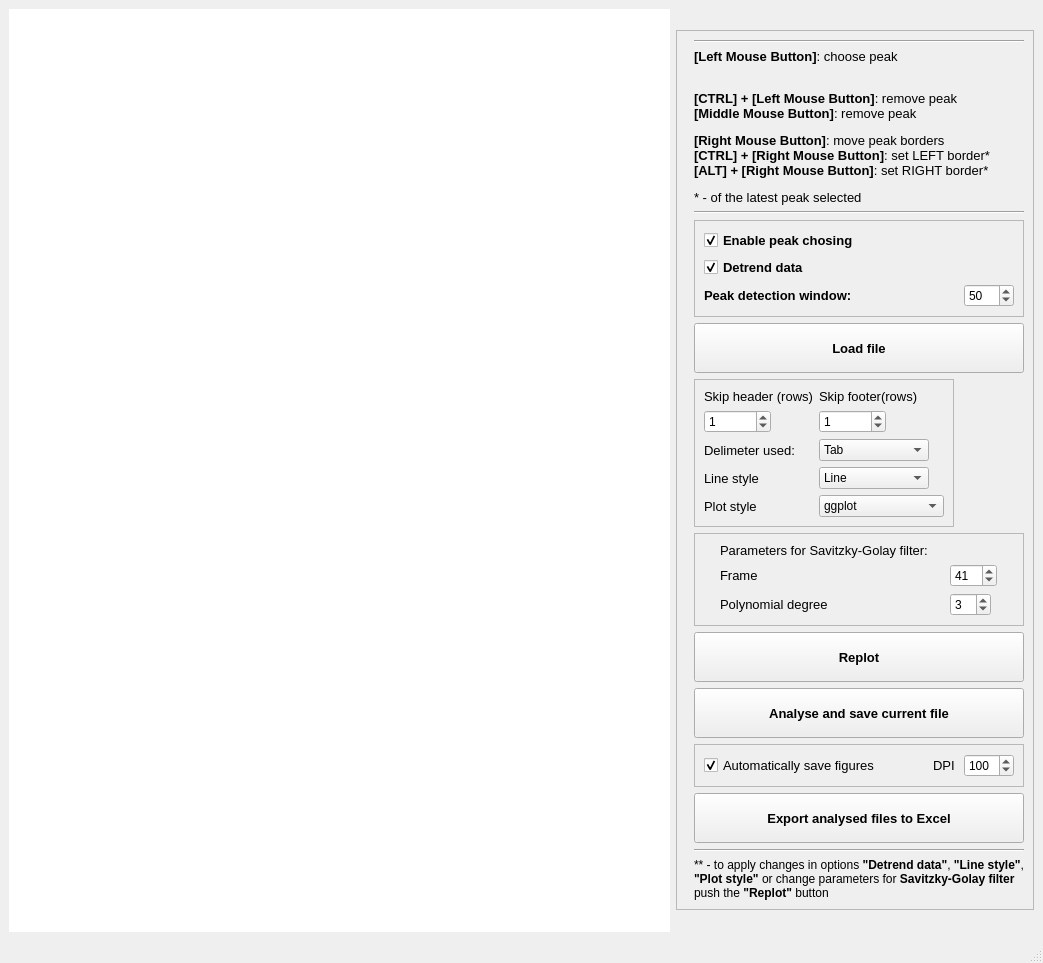
<?xml version="1.0" encoding="UTF-8"?>
<ui version="4.0">
 <class>MainWindow</class>
 <widget class="QMainWindow" name="MainWindow">
  <property name="geometry">
   <rect>
    <x>0</x>
    <y>0</y>
    <width>1043</width>
    <height>963</height>
   </rect>
  </property>
  <property name="sizePolicy">
   <sizepolicy hsizetype="Maximum" vsizetype="Maximum">
    <horstretch>0</horstretch>
    <verstretch>0</verstretch>
   </sizepolicy>
  </property>
  <property name="windowTitle">
   <string>Extrema Picker (C) A.Salykin</string>
  </property>
  <widget class="QWidget" name="centralwidget">
   <layout class="QGridLayout" name="gridLayout">
    <item row="0" column="0">
     <widget class="QWidget" name="CanvasWidget" native="true">
      <property name="sizePolicy">
       <sizepolicy hsizetype="Expanding" vsizetype="Expanding">
        <horstretch>0</horstretch>
        <verstretch>0</verstretch>
       </sizepolicy>
      </property>
      <property name="palette">
       <palette>
        <active>
         <colorrole role="WindowText">
          <brush brushstyle="SolidPattern">
           <color alpha="255">
            <red>0</red>
            <green>0</green>
            <blue>0</blue>
           </color>
          </brush>
         </colorrole>
         <colorrole role="Button">
          <brush brushstyle="SolidPattern">
           <color alpha="255">
            <red>255</red>
            <green>255</green>
            <blue>255</blue>
           </color>
          </brush>
         </colorrole>
         <colorrole role="Light">
          <brush brushstyle="SolidPattern">
           <color alpha="255">
            <red>255</red>
            <green>255</green>
            <blue>255</blue>
           </color>
          </brush>
         </colorrole>
         <colorrole role="Midlight">
          <brush brushstyle="SolidPattern">
           <color alpha="255">
            <red>255</red>
            <green>255</green>
            <blue>255</blue>
           </color>
          </brush>
         </colorrole>
         <colorrole role="Dark">
          <brush brushstyle="SolidPattern">
           <color alpha="255">
            <red>127</red>
            <green>127</green>
            <blue>127</blue>
           </color>
          </brush>
         </colorrole>
         <colorrole role="Mid">
          <brush brushstyle="SolidPattern">
           <color alpha="255">
            <red>170</red>
            <green>170</green>
            <blue>170</blue>
           </color>
          </brush>
         </colorrole>
         <colorrole role="Text">
          <brush brushstyle="SolidPattern">
           <color alpha="255">
            <red>0</red>
            <green>0</green>
            <blue>0</blue>
           </color>
          </brush>
         </colorrole>
         <colorrole role="BrightText">
          <brush brushstyle="SolidPattern">
           <color alpha="255">
            <red>255</red>
            <green>255</green>
            <blue>255</blue>
           </color>
          </brush>
         </colorrole>
         <colorrole role="ButtonText">
          <brush brushstyle="SolidPattern">
           <color alpha="255">
            <red>0</red>
            <green>0</green>
            <blue>0</blue>
           </color>
          </brush>
         </colorrole>
         <colorrole role="Base">
          <brush brushstyle="SolidPattern">
           <color alpha="255">
            <red>255</red>
            <green>255</green>
            <blue>255</blue>
           </color>
          </brush>
         </colorrole>
         <colorrole role="Window">
          <brush brushstyle="SolidPattern">
           <color alpha="255">
            <red>255</red>
            <green>255</green>
            <blue>255</blue>
           </color>
          </brush>
         </colorrole>
         <colorrole role="Shadow">
          <brush brushstyle="SolidPattern">
           <color alpha="255">
            <red>0</red>
            <green>0</green>
            <blue>0</blue>
           </color>
          </brush>
         </colorrole>
         <colorrole role="AlternateBase">
          <brush brushstyle="SolidPattern">
           <color alpha="255">
            <red>255</red>
            <green>255</green>
            <blue>255</blue>
           </color>
          </brush>
         </colorrole>
         <colorrole role="ToolTipBase">
          <brush brushstyle="SolidPattern">
           <color alpha="255">
            <red>255</red>
            <green>255</green>
            <blue>220</blue>
           </color>
          </brush>
         </colorrole>
         <colorrole role="ToolTipText">
          <brush brushstyle="SolidPattern">
           <color alpha="255">
            <red>0</red>
            <green>0</green>
            <blue>0</blue>
           </color>
          </brush>
         </colorrole>
        </active>
        <inactive>
         <colorrole role="WindowText">
          <brush brushstyle="SolidPattern">
           <color alpha="255">
            <red>0</red>
            <green>0</green>
            <blue>0</blue>
           </color>
          </brush>
         </colorrole>
         <colorrole role="Button">
          <brush brushstyle="SolidPattern">
           <color alpha="255">
            <red>255</red>
            <green>255</green>
            <blue>255</blue>
           </color>
          </brush>
         </colorrole>
         <colorrole role="Light">
          <brush brushstyle="SolidPattern">
           <color alpha="255">
            <red>255</red>
            <green>255</green>
            <blue>255</blue>
           </color>
          </brush>
         </colorrole>
         <colorrole role="Midlight">
          <brush brushstyle="SolidPattern">
           <color alpha="255">
            <red>255</red>
            <green>255</green>
            <blue>255</blue>
           </color>
          </brush>
         </colorrole>
         <colorrole role="Dark">
          <brush brushstyle="SolidPattern">
           <color alpha="255">
            <red>127</red>
            <green>127</green>
            <blue>127</blue>
           </color>
          </brush>
         </colorrole>
         <colorrole role="Mid">
          <brush brushstyle="SolidPattern">
           <color alpha="255">
            <red>170</red>
            <green>170</green>
            <blue>170</blue>
           </color>
          </brush>
         </colorrole>
         <colorrole role="Text">
          <brush brushstyle="SolidPattern">
           <color alpha="255">
            <red>0</red>
            <green>0</green>
            <blue>0</blue>
           </color>
          </brush>
         </colorrole>
         <colorrole role="BrightText">
          <brush brushstyle="SolidPattern">
           <color alpha="255">
            <red>255</red>
            <green>255</green>
            <blue>255</blue>
           </color>
          </brush>
         </colorrole>
         <colorrole role="ButtonText">
          <brush brushstyle="SolidPattern">
           <color alpha="255">
            <red>0</red>
            <green>0</green>
            <blue>0</blue>
           </color>
          </brush>
         </colorrole>
         <colorrole role="Base">
          <brush brushstyle="SolidPattern">
           <color alpha="255">
            <red>255</red>
            <green>255</green>
            <blue>255</blue>
           </color>
          </brush>
         </colorrole>
         <colorrole role="Window">
          <brush brushstyle="SolidPattern">
           <color alpha="255">
            <red>255</red>
            <green>255</green>
            <blue>255</blue>
           </color>
          </brush>
         </colorrole>
         <colorrole role="Shadow">
          <brush brushstyle="SolidPattern">
           <color alpha="255">
            <red>0</red>
            <green>0</green>
            <blue>0</blue>
           </color>
          </brush>
         </colorrole>
         <colorrole role="AlternateBase">
          <brush brushstyle="SolidPattern">
           <color alpha="255">
            <red>255</red>
            <green>255</green>
            <blue>255</blue>
           </color>
          </brush>
         </colorrole>
         <colorrole role="ToolTipBase">
          <brush brushstyle="SolidPattern">
           <color alpha="255">
            <red>255</red>
            <green>255</green>
            <blue>220</blue>
           </color>
          </brush>
         </colorrole>
         <colorrole role="ToolTipText">
          <brush brushstyle="SolidPattern">
           <color alpha="255">
            <red>0</red>
            <green>0</green>
            <blue>0</blue>
           </color>
          </brush>
         </colorrole>
        </inactive>
        <disabled>
         <colorrole role="WindowText">
          <brush brushstyle="SolidPattern">
           <color alpha="255">
            <red>127</red>
            <green>127</green>
            <blue>127</blue>
           </color>
          </brush>
         </colorrole>
         <colorrole role="Button">
          <brush brushstyle="SolidPattern">
           <color alpha="255">
            <red>255</red>
            <green>255</green>
            <blue>255</blue>
           </color>
          </brush>
         </colorrole>
         <colorrole role="Light">
          <brush brushstyle="SolidPattern">
           <color alpha="255">
            <red>255</red>
            <green>255</green>
            <blue>255</blue>
           </color>
          </brush>
         </colorrole>
         <colorrole role="Midlight">
          <brush brushstyle="SolidPattern">
           <color alpha="255">
            <red>255</red>
            <green>255</green>
            <blue>255</blue>
           </color>
          </brush>
         </colorrole>
         <colorrole role="Dark">
          <brush brushstyle="SolidPattern">
           <color alpha="255">
            <red>127</red>
            <green>127</green>
            <blue>127</blue>
           </color>
          </brush>
         </colorrole>
         <colorrole role="Mid">
          <brush brushstyle="SolidPattern">
           <color alpha="255">
            <red>170</red>
            <green>170</green>
            <blue>170</blue>
           </color>
          </brush>
         </colorrole>
         <colorrole role="Text">
          <brush brushstyle="SolidPattern">
           <color alpha="255">
            <red>127</red>
            <green>127</green>
            <blue>127</blue>
           </color>
          </brush>
         </colorrole>
         <colorrole role="BrightText">
          <brush brushstyle="SolidPattern">
           <color alpha="255">
            <red>255</red>
            <green>255</green>
            <blue>255</blue>
           </color>
          </brush>
         </colorrole>
         <colorrole role="ButtonText">
          <brush brushstyle="SolidPattern">
           <color alpha="255">
            <red>127</red>
            <green>127</green>
            <blue>127</blue>
           </color>
          </brush>
         </colorrole>
         <colorrole role="Base">
          <brush brushstyle="SolidPattern">
           <color alpha="255">
            <red>255</red>
            <green>255</green>
            <blue>255</blue>
           </color>
          </brush>
         </colorrole>
         <colorrole role="Window">
          <brush brushstyle="SolidPattern">
           <color alpha="255">
            <red>255</red>
            <green>255</green>
            <blue>255</blue>
           </color>
          </brush>
         </colorrole>
         <colorrole role="Shadow">
          <brush brushstyle="SolidPattern">
           <color alpha="255">
            <red>0</red>
            <green>0</green>
            <blue>0</blue>
           </color>
          </brush>
         </colorrole>
         <colorrole role="AlternateBase">
          <brush brushstyle="SolidPattern">
           <color alpha="255">
            <red>255</red>
            <green>255</green>
            <blue>255</blue>
           </color>
          </brush>
         </colorrole>
         <colorrole role="ToolTipBase">
          <brush brushstyle="SolidPattern">
           <color alpha="255">
            <red>255</red>
            <green>255</green>
            <blue>220</blue>
           </color>
          </brush>
         </colorrole>
         <colorrole role="ToolTipText">
          <brush brushstyle="SolidPattern">
           <color alpha="255">
            <red>0</red>
            <green>0</green>
            <blue>0</blue>
           </color>
          </brush>
         </colorrole>
        </disabled>
       </palette>
      </property>
      <property name="autoFillBackground">
       <bool>true</bool>
      </property>
      <layout class="QVBoxLayout" name="CanvasLayout"/>
     </widget>
    </item>
    <item row="0" column="1">
     <widget class="QFrame" name="BoxDelimeters">
      <property name="sizePolicy">
       <sizepolicy hsizetype="Fixed" vsizetype="Fixed">
        <horstretch>0</horstretch>
        <verstretch>0</verstretch>
       </sizepolicy>
      </property>
      <property name="layoutDirection">
       <enum>Qt::LeftToRight</enum>
      </property>
      <property name="frameShape">
       <enum>QFrame::StyledPanel</enum>
      </property>
      <property name="frameShadow">
       <enum>QFrame::Raised</enum>
      </property>
      <property name="midLineWidth">
       <number>4</number>
      </property>
      <layout class="QVBoxLayout" name="verticalLayout">
       <property name="leftMargin">
        <number>17</number>
       </property>
       <item>
        <widget class="Line" name="line_2">
         <property name="orientation">
          <enum>Qt::Horizontal</enum>
         </property>
        </widget>
       </item>
       <item>
        <widget class="QLabel" name="label_11">
         <property name="text">
          <string>&lt;html&gt;&lt;head/&gt;&lt;body&gt;&lt;p&gt;&lt;span style=&quot; font-size:10pt; font-weight:600;&quot;&gt;[Left Mouse Button]&lt;/span&gt;&lt;span style=&quot; font-size:10pt;&quot;&gt;: choose peak&lt;/span&gt;&lt;/p&gt;&lt;p&gt;&lt;span style=&quot; font-size:10pt;&quot;&gt;&lt;br/&gt;&lt;/span&gt;&lt;span style=&quot; font-size:10pt; font-weight:600;&quot;&gt;[CTRL] + [Left Mouse Button]&lt;/span&gt;&lt;span style=&quot; font-size:10pt;&quot;&gt;: remove peak&lt;br/&gt;&lt;/span&gt;&lt;span style=&quot; font-size:10pt; font-weight:600;&quot;&gt;[Middle Mouse Button]&lt;/span&gt;&lt;span style=&quot; font-size:10pt;&quot;&gt;: remove peak&lt;/span&gt;&lt;/p&gt;&lt;p&gt;&lt;span style=&quot; font-size:10pt; font-weight:600;&quot;&gt;[Right Mouse Button]&lt;/span&gt;&lt;span style=&quot; font-size:10pt;&quot;&gt;: move peak borders&lt;br/&gt;&lt;/span&gt;&lt;span style=&quot; font-size:10pt; font-weight:600;&quot;&gt;[CTRL] + [Right Mouse Button]&lt;/span&gt;&lt;span style=&quot; font-size:10pt;&quot;&gt;: set LEFT border*&lt;br/&gt;&lt;/span&gt;&lt;span style=&quot; font-size:10pt; font-weight:600;&quot;&gt;[ALT] + [Right Mouse Button]&lt;/span&gt;&lt;span style=&quot; font-size:10pt;&quot;&gt;: set RIGHT border*&lt;/span&gt;&lt;/p&gt;&lt;p&gt;&lt;span style=&quot; font-size:10pt;&quot;&gt;* - of the latest peak selected&lt;/span&gt;&lt;/p&gt;&lt;/body&gt;&lt;/html&gt;</string>
         </property>
        </widget>
       </item>
       <item>
        <widget class="Line" name="line">
         <property name="orientation">
          <enum>Qt::Horizontal</enum>
         </property>
        </widget>
       </item>
       <item>
        <widget class="QFrame" name="frame_3">
         <property name="frameShape">
          <enum>QFrame::StyledPanel</enum>
         </property>
         <property name="frameShadow">
          <enum>QFrame::Raised</enum>
         </property>
         <layout class="QGridLayout" name="gridLayout_5">
          <item row="3" column="1">
           <widget class="QSpinBox" name="BoxPeakDetectionWindow">
            <property name="maximumSize">
             <size>
              <width>50</width>
              <height>16777215</height>
             </size>
            </property>
            <property name="toolTip">
             <string>&lt;html&gt;&lt;head/&gt;&lt;body&gt;&lt;p&gt;Window of indeces within which (+/-) the extrema location will be searched from the mouse click location&lt;/p&gt;&lt;/body&gt;&lt;/html&gt;</string>
            </property>
            <property name="maximum">
             <number>1000</number>
            </property>
            <property name="singleStep">
             <number>5</number>
            </property>
            <property name="value">
             <number>50</number>
            </property>
           </widget>
          </item>
          <item row="3" column="0">
           <widget class="QLabel" name="labelPeakDetectionWindow">
            <property name="font">
             <font>
              <pointsize>10</pointsize>
              <weight>75</weight>
              <bold>true</bold>
             </font>
            </property>
            <property name="toolTip">
             <string>&lt;html&gt;&lt;head/&gt;&lt;body&gt;&lt;p&gt;Window of indeces within which (+/-) the extrema location will be searched from the mouse click location&lt;/p&gt;&lt;/body&gt;&lt;/html&gt;</string>
            </property>
            <property name="text">
             <string>&lt;html&gt;&lt;head/&gt;&lt;body&gt;&lt;p&gt;Peak detection window:&lt;/p&gt;&lt;/body&gt;&lt;/html&gt;</string>
            </property>
            <property name="scaledContents">
             <bool>true</bool>
            </property>
           </widget>
          </item>
          <item row="0" column="0" rowspan="2">
           <widget class="QCheckBox" name="chbxDotPickEnable">
            <property name="minimumSize">
             <size>
              <width>0</width>
              <height>0</height>
             </size>
            </property>
            <property name="font">
             <font>
              <pointsize>10</pointsize>
              <weight>75</weight>
              <bold>true</bold>
             </font>
            </property>
            <property name="toolTip">
             <string>&lt;html&gt;&lt;head/&gt;&lt;body&gt;&lt;p&gt;If toggled, lower plot is clickable and extrema can be found&lt;/p&gt;&lt;/body&gt;&lt;/html&gt;</string>
            </property>
            <property name="text">
             <string>Enable peak chosing</string>
            </property>
            <property name="iconSize">
             <size>
              <width>20</width>
              <height>20</height>
             </size>
            </property>
            <property name="checked">
             <bool>true</bool>
            </property>
            <property name="tristate">
             <bool>false</bool>
            </property>
           </widget>
          </item>
          <item row="2" column="0">
           <widget class="QCheckBox" name="chbxDetrendData">
            <property name="enabled">
             <bool>true</bool>
            </property>
            <property name="font">
             <font>
              <pointsize>10</pointsize>
              <weight>75</weight>
              <bold>true</bold>
             </font>
            </property>
            <property name="text">
             <string>Detrend data</string>
            </property>
            <property name="checked">
             <bool>true</bool>
            </property>
           </widget>
          </item>
         </layout>
        </widget>
       </item>
       <item>
        <widget class="QPushButton" name="BtnLoadFile">
         <property name="minimumSize">
          <size>
           <width>0</width>
           <height>50</height>
          </size>
         </property>
         <property name="font">
          <font>
           <pointsize>10</pointsize>
           <weight>75</weight>
           <bold>true</bold>
          </font>
         </property>
         <property name="cursor">
          <cursorShape>PointingHandCursor</cursorShape>
         </property>
         <property name="text">
          <string>Load file</string>
         </property>
        </widget>
       </item>
       <item>
        <widget class="QFrame" name="SettingFrame">
         <property name="sizePolicy">
          <sizepolicy hsizetype="Fixed" vsizetype="Expanding">
           <horstretch>0</horstretch>
           <verstretch>0</verstretch>
          </sizepolicy>
         </property>
         <property name="frameShape">
          <enum>QFrame::StyledPanel</enum>
         </property>
         <property name="frameShadow">
          <enum>QFrame::Raised</enum>
         </property>
         <layout class="QGridLayout" name="gridLayout_2">
          <item row="7" column="2">
           <widget class="QComboBox" name="BoxPlotCustomStyle">
            <property name="maximumSize">
             <size>
              <width>110</width>
              <height>16777215</height>
             </size>
            </property>
            <item>
             <property name="text">
              <string>Line</string>
             </property>
            </item>
            <item>
             <property name="text">
              <string>Line &amp; small markers</string>
             </property>
            </item>
            <item>
             <property name="text">
              <string>Line &amp; big markers</string>
             </property>
            </item>
            <item>
             <property name="text">
              <string>Small markers</string>
             </property>
            </item>
            <item>
             <property name="text">
              <string>Big markers</string>
             </property>
            </item>
           </widget>
          </item>
          <item row="6" column="1">
           <widget class="QLabel" name="label_9">
            <property name="font">
             <font>
              <pointsize>10</pointsize>
             </font>
            </property>
            <property name="text">
             <string>Delimeter used:</string>
            </property>
           </widget>
          </item>
          <item row="8" column="1">
           <widget class="QLabel" name="label_7">
            <property name="font">
             <font>
              <pointsize>10</pointsize>
             </font>
            </property>
            <property name="text">
             <string>Plot style</string>
            </property>
           </widget>
          </item>
          <item row="6" column="2">
           <widget class="QComboBox" name="BoxDelimeterChoice">
            <property name="maximumSize">
             <size>
              <width>110</width>
              <height>16777215</height>
             </size>
            </property>
            <property name="maxVisibleItems">
             <number>4</number>
            </property>
            <item>
             <property name="text">
              <string>Tab</string>
             </property>
            </item>
            <item>
             <property name="text">
              <string>Comma</string>
             </property>
            </item>
            <item>
             <property name="text">
              <string>Space</string>
             </property>
            </item>
            <item>
             <property name="text">
              <string>Dot</string>
             </property>
            </item>
           </widget>
          </item>
          <item row="5" column="2">
           <widget class="QSpinBox" name="BoxSkipFooter">
            <property name="sizePolicy">
             <sizepolicy hsizetype="Fixed" vsizetype="Fixed">
              <horstretch>0</horstretch>
              <verstretch>0</verstretch>
             </sizepolicy>
            </property>
            <property name="maximum">
             <number>999999</number>
            </property>
            <property name="value">
             <number>1</number>
            </property>
           </widget>
          </item>
          <item row="4" column="2">
           <widget class="QLabel" name="label_3">
            <property name="sizePolicy">
             <sizepolicy hsizetype="Fixed" vsizetype="Fixed">
              <horstretch>0</horstretch>
              <verstretch>0</verstretch>
             </sizepolicy>
            </property>
            <property name="font">
             <font>
              <pointsize>10</pointsize>
             </font>
            </property>
            <property name="text">
             <string>Skip footer(rows)</string>
            </property>
            <property name="alignment">
             <set>Qt::AlignBottom|Qt::AlignLeading|Qt::AlignLeft</set>
            </property>
           </widget>
          </item>
          <item row="7" column="1">
           <widget class="QLabel" name="label_10">
            <property name="font">
             <font>
              <pointsize>10</pointsize>
             </font>
            </property>
            <property name="text">
             <string>Line style</string>
            </property>
           </widget>
          </item>
          <item row="4" column="1">
           <widget class="QLabel" name="label_4">
            <property name="sizePolicy">
             <sizepolicy hsizetype="Fixed" vsizetype="Fixed">
              <horstretch>0</horstretch>
              <verstretch>0</verstretch>
             </sizepolicy>
            </property>
            <property name="font">
             <font>
              <pointsize>10</pointsize>
             </font>
            </property>
            <property name="text">
             <string>Skip header (rows)</string>
            </property>
           </widget>
          </item>
          <item row="8" column="2">
           <widget class="QComboBox" name="BoxMplPlotStyle">
            <item>
             <property name="text">
              <string>ggplot</string>
             </property>
            </item>
            <item>
             <property name="text">
              <string>fivethirtyeight</string>
             </property>
            </item>
            <item>
             <property name="text">
              <string>dark_background</string>
             </property>
            </item>
            <item>
             <property name="text">
              <string>bmh</string>
             </property>
            </item>
            <item>
             <property name="text">
              <string>grayscale</string>
             </property>
            </item>
           </widget>
          </item>
          <item row="5" column="1">
           <widget class="QSpinBox" name="BoxSkipHeader">
            <property name="sizePolicy">
             <sizepolicy hsizetype="Fixed" vsizetype="Fixed">
              <horstretch>0</horstretch>
              <verstretch>0</verstretch>
             </sizepolicy>
            </property>
            <property name="wrapping">
             <bool>false</bool>
            </property>
            <property name="alignment">
             <set>Qt::AlignLeading|Qt::AlignLeft|Qt::AlignVCenter</set>
            </property>
            <property name="correctionMode">
             <enum>QAbstractSpinBox::CorrectToNearestValue</enum>
            </property>
            <property name="maximum">
             <number>999999</number>
            </property>
            <property name="value">
             <number>1</number>
            </property>
           </widget>
          </item>
         </layout>
        </widget>
       </item>
       <item>
        <widget class="QFrame" name="frame">
         <property name="frameShape">
          <enum>QFrame::StyledPanel</enum>
         </property>
         <property name="frameShadow">
          <enum>QFrame::Raised</enum>
         </property>
         <layout class="QGridLayout" name="gridLayout_3">
          <item row="2" column="0">
           <widget class="QLabel" name="label_6">
            <property name="font">
             <font>
              <pointsize>10</pointsize>
             </font>
            </property>
            <property name="layoutDirection">
             <enum>Qt::LeftToRight</enum>
            </property>
            <property name="text">
             <string>&lt;html&gt;&lt;head/&gt;&lt;body&gt;&lt;p&gt;Parameters for Savitzky-Golay filter:&lt;/p&gt;&lt;/body&gt;&lt;/html&gt;</string>
            </property>
            <property name="alignment">
             <set>Qt::AlignLeading|Qt::AlignLeft|Qt::AlignVCenter</set>
            </property>
           </widget>
          </item>
          <item row="4" column="1">
           <widget class="QSpinBox" name="BoxSGpolynomDegree">
            <property name="sizePolicy">
             <sizepolicy hsizetype="Fixed" vsizetype="Fixed">
              <horstretch>0</horstretch>
              <verstretch>0</verstretch>
             </sizepolicy>
            </property>
            <property name="minimum">
             <number>1</number>
            </property>
            <property name="maximum">
             <number>10</number>
            </property>
            <property name="value">
             <number>3</number>
            </property>
           </widget>
          </item>
          <item row="4" column="0">
           <widget class="QLabel" name="label">
            <property name="sizePolicy">
             <sizepolicy hsizetype="Fixed" vsizetype="Fixed">
              <horstretch>0</horstretch>
              <verstretch>0</verstretch>
             </sizepolicy>
            </property>
            <property name="font">
             <font>
              <pointsize>10</pointsize>
             </font>
            </property>
            <property name="text">
             <string>Polynomial degree</string>
            </property>
           </widget>
          </item>
          <item row="3" column="0">
           <widget class="QLabel" name="label_2">
            <property name="sizePolicy">
             <sizepolicy hsizetype="Fixed" vsizetype="Fixed">
              <horstretch>0</horstretch>
              <verstretch>0</verstretch>
             </sizepolicy>
            </property>
            <property name="font">
             <font>
              <pointsize>10</pointsize>
             </font>
            </property>
            <property name="text">
             <string>Frame</string>
            </property>
           </widget>
          </item>
          <item row="3" column="1">
           <widget class="QSpinBox" name="BoxSGwindowFrame">
            <property name="sizePolicy">
             <sizepolicy hsizetype="Fixed" vsizetype="Fixed">
              <horstretch>0</horstretch>
              <verstretch>0</verstretch>
             </sizepolicy>
            </property>
            <property name="minimum">
             <number>1</number>
            </property>
            <property name="maximum">
             <number>301</number>
            </property>
            <property name="singleStep">
             <number>10</number>
            </property>
            <property name="value">
             <number>41</number>
            </property>
           </widget>
          </item>
         </layout>
        </widget>
       </item>
       <item>
        <widget class="QPushButton" name="BtnReplot">
         <property name="minimumSize">
          <size>
           <width>0</width>
           <height>50</height>
          </size>
         </property>
         <property name="font">
          <font>
           <pointsize>10</pointsize>
           <weight>75</weight>
           <bold>true</bold>
          </font>
         </property>
         <property name="cursor">
          <cursorShape>PointingHandCursor</cursorShape>
         </property>
         <property name="text">
          <string>Replot</string>
         </property>
        </widget>
       </item>
       <item>
        <widget class="QPushButton" name="BtnSaveCurrent">
         <property name="minimumSize">
          <size>
           <width>0</width>
           <height>50</height>
          </size>
         </property>
         <property name="font">
          <font>
           <pointsize>10</pointsize>
           <weight>75</weight>
           <bold>true</bold>
          </font>
         </property>
         <property name="cursor">
          <cursorShape>PointingHandCursor</cursorShape>
         </property>
         <property name="text">
          <string>Analyse and save current file</string>
         </property>
        </widget>
       </item>
       <item>
        <widget class="QFrame" name="frame_2">
         <property name="minimumSize">
          <size>
           <width>0</width>
           <height>22</height>
          </size>
         </property>
         <property name="frameShape">
          <enum>QFrame::StyledPanel</enum>
         </property>
         <property name="frameShadow">
          <enum>QFrame::Raised</enum>
         </property>
         <layout class="QHBoxLayout" name="horizontalLayout">
          <item>
           <widget class="QCheckBox" name="chbxSaveFig">
            <property name="font">
             <font>
              <pointsize>10</pointsize>
             </font>
            </property>
            <property name="text">
             <string>Automatically save figures</string>
            </property>
            <property name="checked">
             <bool>true</bool>
            </property>
           </widget>
          </item>
          <item>
           <widget class="QLabel" name="label_8">
            <property name="minimumSize">
             <size>
              <width>10</width>
              <height>0</height>
             </size>
            </property>
            <property name="maximumSize">
             <size>
              <width>25</width>
              <height>16777215</height>
             </size>
            </property>
            <property name="font">
             <font>
              <pointsize>10</pointsize>
             </font>
            </property>
            <property name="text">
             <string>DPI</string>
            </property>
           </widget>
          </item>
          <item>
           <widget class="QSpinBox" name="BoxDPI">
            <property name="maximumSize">
             <size>
              <width>50</width>
              <height>16777215</height>
             </size>
            </property>
            <property name="minimum">
             <number>50</number>
            </property>
            <property name="maximum">
             <number>300</number>
            </property>
            <property name="singleStep">
             <number>50</number>
            </property>
            <property name="value">
             <number>100</number>
            </property>
           </widget>
          </item>
         </layout>
        </widget>
       </item>
       <item>
        <widget class="QPushButton" name="BtnSaveFullDataset">
         <property name="minimumSize">
          <size>
           <width>0</width>
           <height>50</height>
          </size>
         </property>
         <property name="font">
          <font>
           <pointsize>10</pointsize>
           <weight>75</weight>
           <bold>true</bold>
          </font>
         </property>
         <property name="cursor">
          <cursorShape>PointingHandCursor</cursorShape>
         </property>
         <property name="text">
          <string>Export analysed files to Excel</string>
         </property>
        </widget>
       </item>
       <item>
        <widget class="Line" name="line_3">
         <property name="orientation">
          <enum>Qt::Horizontal</enum>
         </property>
        </widget>
       </item>
       <item>
        <widget class="QLabel" name="label_5">
         <property name="text">
          <string>&lt;html&gt;&lt;head/&gt;&lt;body&gt;&lt;p&gt;** - to apply changes in options &lt;span style=&quot; font-weight:600;&quot;&gt;&amp;quot;Detrend data&amp;quot;&lt;/span&gt;, &lt;span style=&quot; font-weight:600;&quot;&gt;&amp;quot;Line style&amp;quot;&lt;/span&gt;, &lt;br/&gt;&lt;span style=&quot; font-weight:600;&quot;&gt;&amp;quot;Plot style&amp;quot;&lt;/span&gt; or change parameters for &lt;span style=&quot; font-weight:600;&quot;&gt;Savitzky-Golay filter&lt;/span&gt;&lt;br/&gt;push the &lt;span style=&quot; font-weight:600;&quot;&gt;&amp;quot;Replot&amp;quot;&lt;/span&gt; button&lt;/p&gt;&lt;/body&gt;&lt;/html&gt;</string>
         </property>
        </widget>
       </item>
      </layout>
     </widget>
    </item>
   </layout>
  </widget>
  <widget class="QMenuBar" name="menubar">
   <property name="geometry">
    <rect>
     <x>0</x>
     <y>0</y>
     <width>1043</width>
     <height>21</height>
    </rect>
   </property>
  </widget>
  <widget class="QStatusBar" name="statusbar"/>
 </widget>
 <resources/>
 <connections/>
</ui>
